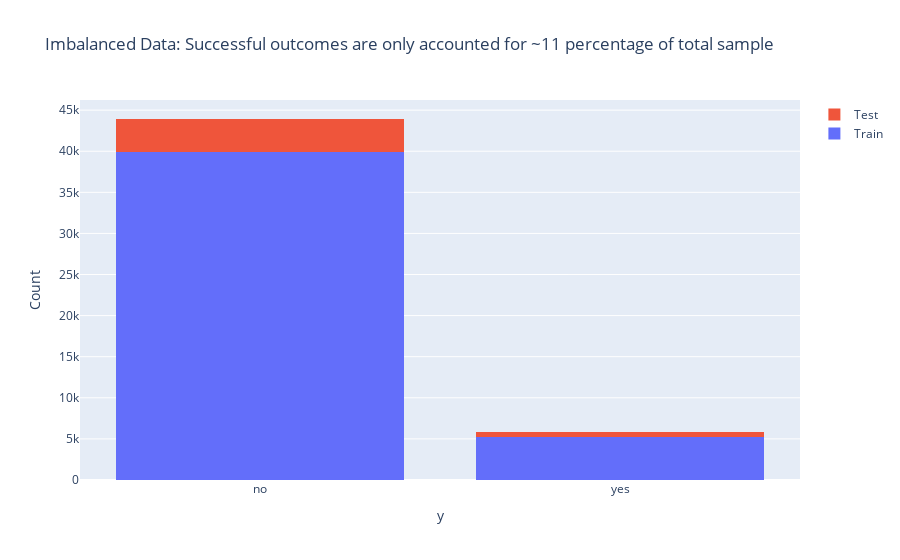

Notebook code cell kept with this figure:
### Markdown cell above
Imbalanced data is found in both train and test data.

### Code cell
fig = go.Figure()
fig.add_trace(
    go.Histogram(
        x=df_tr['y'],
        name='Train',
        #text_auto=True,
        )
        )

fig.add_trace(
    go.Histogram(
        x=df_tst['y'],
        name='Test',
        #text_auto=True,
        )
        )

fig.update_layout(
    title_text='Imbalanced Data: Successful outcomes are only accounted for ~11 percentage of total sample',
    xaxis_title_text='y',
    yaxis_title_text='Count',
    barmode='stack',
)

### Figure 1 — Plotly figure (JSON) as saved in the notebook; plotly's stock layout.template omitted (floating-point values rounded to 4 significant figures; data arrays with more than 128 entries replaced by an {"elided": "..."} marker saying what was removed)
{"data": [{"name": "Train", "type": "histogram", "x": {"elided": "45211 str values"}}, {"name": "Test", "type": "histogram", "x": {"elided": "4521 str values"}}], "layout": {"barmode": "stack", "title": {"text": "Imbalanced Data: Successful outcomes are only accounted for ~11 percentage of total sample"}, "xaxis": {"title": {"text": "y"}}, "yaxis": {"title": {"text": "Count"}}}}
